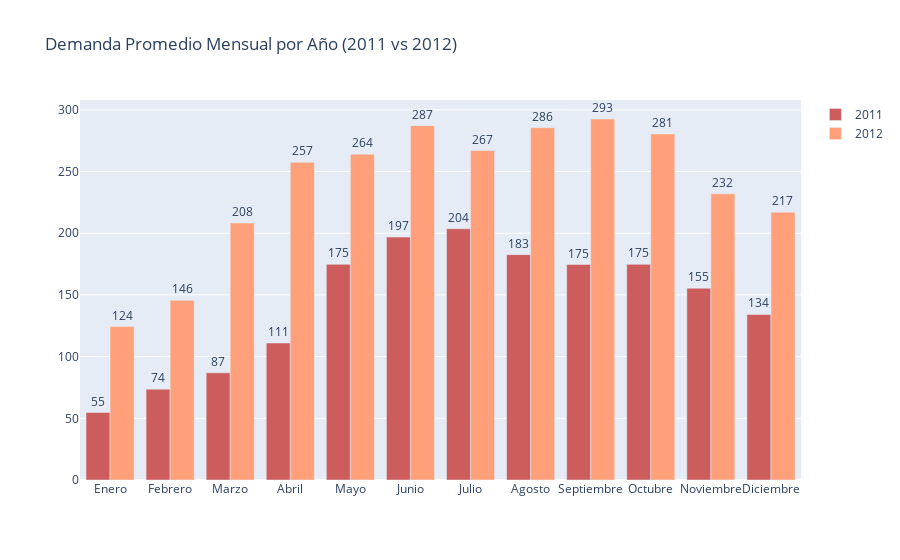

This figure's notebook cell:
### Markdown cell above
### Análisis - Comparacion del promedio de alquileres según el mes y el año

### Code cell
# Calcular demanda promedio por mes y año
monthly_demand = bsd_df.groupby(['year', 'month'])['count'].mean().reset_index()

meses = {
    1: 'Enero', 2: 'Febrero', 3: 'Marzo', 4: 'Abril', 5: 'Mayo', 6: 'Junio',
    7: 'Julio', 8: 'Agosto', 9: 'Septiembre', 10: 'Octubre', 11: 'Noviembre', 12: 'Diciembre'
}

fig = go.Figure()
fig.add_trace(go.Bar(
    x=list(meses.values()),
    y=monthly_demand[monthly_demand['year']==2011]['count'],
    name='2011',
    marker_color='indianred',
    text=monthly_demand[monthly_demand['year']==2011]['count']
))
fig.add_trace(go.Bar(
    x=list(meses.values()),
    y=monthly_demand[monthly_demand['year']==2012]['count'],
    name='2012',
    marker_color='lightsalmon',
    text=monthly_demand[monthly_demand['year']==2012]['count']
))

fig.update_layout(barmode='group', xaxis_tickangle=0,title='Demanda Promedio Mensual por Año (2011 vs 2012)')
fig.update_traces(texttemplate='%{text:.0f}', textposition='outside')
fig.update_layout(uniformtext_minsize=8, uniformtext_mode='hide')
fig.show()

### Figure 1 — Plotly figure (JSON) as saved in the notebook; plotly's stock layout.template omitted (floating-point values rounded to 4 significant figures)
{"data": [{"marker": {"color": "indianred"}, "name": "2011", "text": [54.65, 73.64, 86.85, 111.0, 174.8, 196.9, 203.6, 182.7, 174.6, 174.8, 155.5, 134.2], "textposition": "outside", "texttemplate": "%{text:.0f}", "type": "bar", "x": ["Enero", "Febrero", "Marzo", "Abril", "Mayo", "Junio", "Julio", "Agosto", "Septiembre", "Octubre", "Noviembre", "Diciembre"], "y": [54.65, 73.64, 86.85, 111.0, 174.8, 196.9, 203.6, 182.7, 174.6, 174.8, 155.5, 134.2]}, {"marker": {"color": "lightsalmon"}, "name": "2012", "text": [124.4, 145.6, 208.3, 257.5, 264.1, 287.2, 267.0, 285.6, 292.6, 280.5, 232.0, 217.1], "textposition": "outside", "texttemplate": "%{text:.0f}", "type": "bar", "x": ["Enero", "Febrero", "Marzo", "Abril", "Mayo", "Junio", "Julio", "Agosto", "Septiembre", "Octubre", "Noviembre", "Diciembre"], "y": [124.4, 145.6, 208.3, 257.5, 264.1, 287.2, 267.0, 285.6, 292.6, 280.5, 232.0, 217.1]}], "layout": {"barmode": "group", "title": {"text": "Demanda Promedio Mensual por Año (2011 vs 2012)"}, "uniformtext": {"minsize": 8, "mode": "hide"}, "xaxis": {"tickangle": 0}}}
